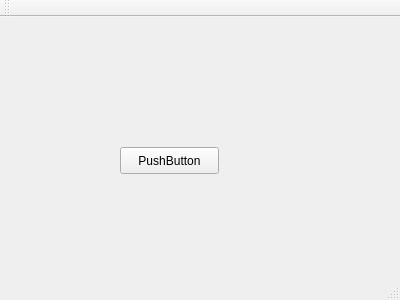
<?xml version="1.0" encoding="UTF-8"?>
<ui version="4.0">
 <class>MainWindow</class>
 <widget class="QMainWindow" name="MainWindow">
  <property name="geometry">
   <rect>
    <x>0</x>
    <y>0</y>
    <width>400</width>
    <height>300</height>
   </rect>
  </property>
  <property name="windowTitle">
   <string>MainWindow</string>
  </property>
  <widget class="QWidget" name="centralWidget">
   <widget class="QPushButton" name="pushButton">
    <property name="geometry">
     <rect>
      <x>120</x>
      <y>130</y>
      <width>99</width>
      <height>27</height>
     </rect>
    </property>
    <property name="text">
     <string>PushButton</string>
    </property>
   </widget>
  </widget>
  <widget class="QMenuBar" name="menuBar">
   <property name="geometry">
    <rect>
     <x>0</x>
     <y>0</y>
     <width>400</width>
     <height>25</height>
    </rect>
   </property>
  </widget>
  <widget class="QToolBar" name="mainToolBar">
   <attribute name="toolBarArea">
    <enum>TopToolBarArea</enum>
   </attribute>
   <attribute name="toolBarBreak">
    <bool>false</bool>
   </attribute>
  </widget>
  <widget class="QStatusBar" name="statusBar"/>
 </widget>
 <layoutdefault spacing="6" margin="11"/>
 <resources/>
 <connections/>
</ui>
